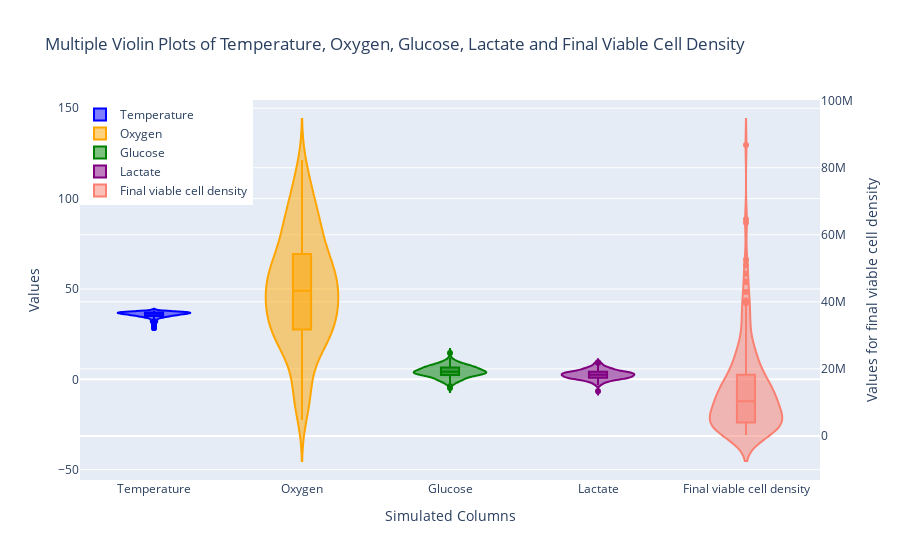

Notebook code for this chart:
### Markdown cell above
## 3.4 Violin Plot

The Violin plot is hybrid of a box plot and a kernel density plot and it compares probability disributions between two variables (Wikipedia Violin Plot, 2020, Seaborn.pydata.org violinplot, n.d.). Computed using KDE, the curve's width indicates frequency in each section (Yi, 2021). Therefore, the Violin Plot shows both the summary statistics and each variable's density, unlike the box plot which only depicts the summary statistics (Carron, 2021). Therefore, violin plots offer a more detailed representation of the shape of the distribution. 

For multiple Violin Plots, plotly.express and plotly.graph_objects (Plotly.com Graph Objects, n.d.) were imported. Violin plots for multiple traces were generated according to Plotlygraphs (2019), R (2020), Plotly.com Violin (n.d.) and GeeksforGeeks (2021). Trace is a graph object in each plot's data (Plotly.com Traces, n.d.). 

Stack Overflow (2023), Paul (2011), Hashcode55 (2017), Matplotlib.org different scales (n.d.) and Ciortan (2019) were used for reference to generate multiple Violin Plots on different y-axes.

### Code cell
# create violin traces for each dataset on the first y-axis
tracetemp = go.Violin(y=templg, name='Temperature', box_visible=True, line_color='blue')
traceoxyg = go.Violin(y=oxygenn, name='Oxygen', box_visible=True, line_color='orange')
tracegluc = go.Violin(y=glucosen, name='Glucose', box_visible=True, line_color='green')
tracelact = go.Violin(y=lactaten, name='Lactate', box_visible=True, line_color='purple')

# create a violin trace for fvcde on the second y-axis
tracefvcde = go.Violin(y=fvcde, name='Final viable cell density', 
                       box_visible=True, line_color='salmon', yaxis='y2')

# create layout with two y-axes
layout = go.Layout(
    title='Multiple Violin Plots of Temperature, Oxygen, Glucose, Lactate and Final Viable Cell Density',
    xaxis=dict(title='Simulated Columns'),
    yaxis=dict(title='Values'),
    yaxis2=dict(title='Values for final viable cell density', overlaying='y', side='right'),
    legend=dict(x=0, y=1)
)

fig = go.Figure(data=[tracetemp, traceoxyg, tracegluc, tracelact, tracefvcde], layout=layout) 
fig.show()

### Figure 1 — Plotly figure (JSON) as saved in the notebook; plotly's stock layout.template omitted (floating-point values rounded to 4 significant figures; data arrays with more than 128 entries replaced by an {"elided": "..."} marker saying what was removed)
{"data": [{"box": {"visible": true}, "line": {"color": "blue"}, "name": "Temperature", "type": "violin", "y": {"elided": "200 float values"}}, {"box": {"visible": true}, "line": {"color": "orange"}, "name": "Oxygen", "type": "violin", "y": {"elided": "200 float values"}}, {"box": {"visible": true}, "line": {"color": "green"}, "name": "Glucose", "type": "violin", "y": {"elided": "200 float values"}}, {"box": {"visible": true}, "line": {"color": "purple"}, "name": "Lactate", "type": "violin", "y": {"elided": "200 float values"}}, {"box": {"visible": true}, "line": {"color": "salmon"}, "name": "Final viable cell density", "type": "violin", "y": {"elided": "200 float values"}, "yaxis": "y2"}], "layout": {"legend": {"x": 0, "y": 1}, "title": {"text": "Multiple Violin Plots of Temperature, Oxygen, Glucose, Lactate and Final Viable Cell Density"}, "xaxis": {"title": {"text": "Simulated Columns"}}, "yaxis": {"title": {"text": "Values"}}, "yaxis2": {"overlaying": "y", "side": "right", "title": {"text": "Values for final viable cell density"}}}}
